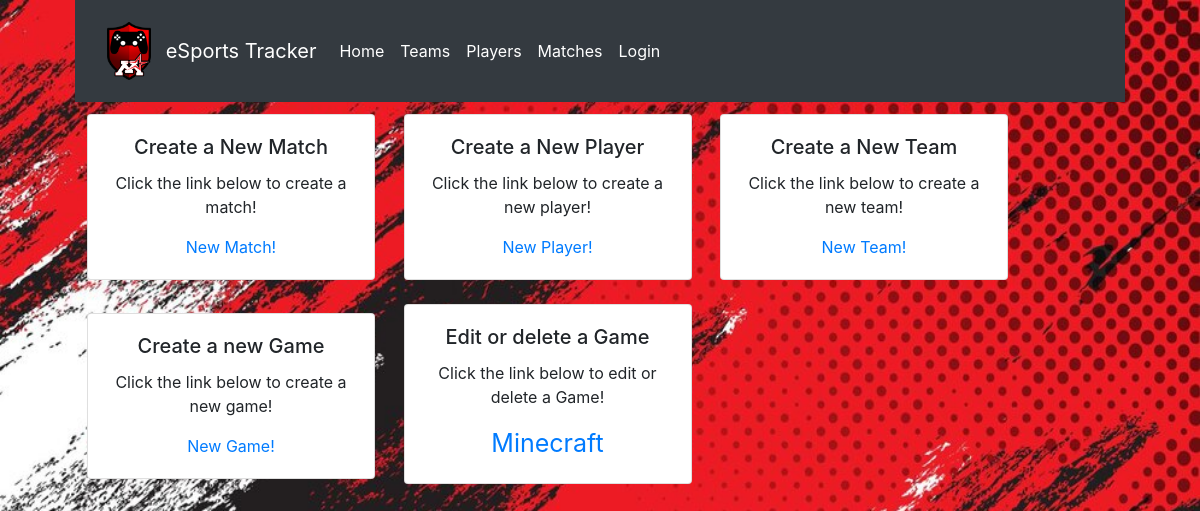
Before: /tracker/admin_tracker/ with the older database file.
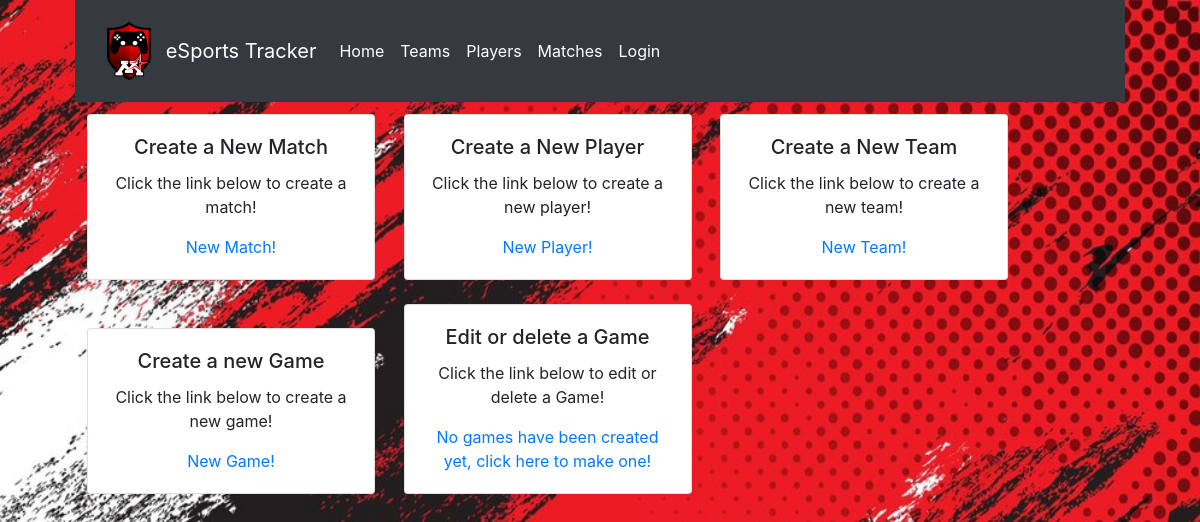
After: the same page with the newer database file.
### tracker/models.py (models this page shows, shortened)
class Game(models.Model):
    gameName = models.CharField(max_length=30)
    teamSize = models.IntegerField(default=0)
    leagueFormat = models.CharField(choices=leagueFormatChoices, default=roundRobin, max_length=25)
    leagueStructure = models.CharField(choices=leagueStructureChoices, default=jv, max_length=25)
    def get_absolute_url(self):
        return reverse('game-detail', args=[str(self.id)])

### tracker/views.py (the view)
# urls.py: path("admin_tracker/", views.GameListView.as_view(), name="admin_tracker"),
@login_required
class GameListView(generic.ListView):
    model = Game

### tracker/templates/tracker/game_list.html
{% extends "base_generic.html" %}
{% block content%}
<div>
    <div class="card" style="display: inline-block;text-align: center;width: 18rem; margin: 12px">
        <div class="card-body" style="text-align:center">
            <h5 class="card-title">Create a New Match</h5>
            <p class="card-text">Click the link below to create a match!</p>
            <a href="{% url 'match-create' %}" class="card-link">New Match!</a>
        </div>
    </div>
    <div class="card" style="display: inline-block;text-align: center;width: 18rem; margin: 12px">
        <div class="card-body" style="text-align:center">
            <h5 class="card-title">Create a New Player</h5>
            <p class="card-text">Click the link below to create a new player!</p>
            <a href="{% url 'player-create' %}" class="card-link">New Player!</a>
        </div>
    </div>
    <div class="card" style="display: inline-block;text-align: center;width: 18rem; margin: 12px">
        <div class="card-body" style="text-align:center">
            <h5 class="card-title">Create a New Team</h5>
            <p class="card-text">Click the link below to create a new team!</p>
            <a href="{% url 'team-create' %}" class="card-link">New Team!</a>
        </div>
    </div>
    <div class="card" style="display: inline-block;text-align: center;width: 18rem; margin: 12px">
        <div class="card-body" style="text-align:center">
            <h5 class="card-title">Create a new Game</h5>
            <p class="card-text">Click the link below to create a new game!</p>
            <a href="{% url 'game-create' %}" class="card-link">New Game!</a>
        </div>
    </div>
    <div class="card" style="display: inline-block;text-align: center;width: 18rem; margin: 12px">
        <div class="card-body" style="text-align:center">
            <h5 class="card-title">Edit or delete a Game</h5>
            <p class="card-text">Click the link below to edit or delete a Game!</p>
            {% if game_list %}
                {% for game in game_list %}
                    <a href="{{game.get_absolute_url}}" style="font-size: 25;">{{game.gameName}}</a>
                {% endfor %}
            {% else %}
                <a href="{% url 'game-create' %}" class="card-link">No games have been created yet, click here to make one!</a>
            {% endif %}
        </div>
    </div>
</div>
{% endblock %}

Changed rows visible on the page:
removed Game: gameName "Minecraft"
Other visible differences:
text now shown: "No games have been created yet, click here to make one!"
